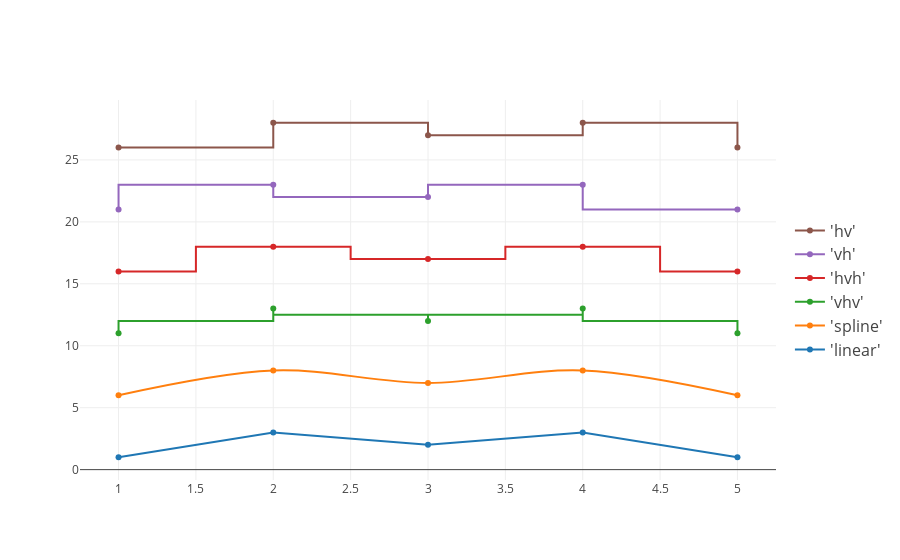

The cell this chart's notebook holds for it:
### Markdown cell above
# Interpolation with Line Plots

### Code cell
import plotly.plotly as py
import plotly.graph_objs as go

trace1 = go.Scatter(
    x=[1, 2, 3, 4, 5],
    y=[1, 3, 2, 3, 1],
    mode='lines+markers',
    name="'linear'",
    hoverinfo='name',
    line=dict(
        shape='linear'
    )
)
trace2 = go.Scatter(
    x=[1, 2, 3, 4, 5],
    y=[6, 8, 7, 8, 6],
    mode='lines+markers',
    name="'spline'",
    text=["tweak line smoothness<br>with 'smoothing' in line object"],
    hoverinfo='text+name',
    line=dict(
        shape='spline'
    )
)
trace3 = go.Scatter(
    x=[1, 2, 3, 4, 5],
    y=[11, 13, 12, 13, 11],
    mode='lines+markers',
    name="'vhv'",
    hoverinfo='name',
    line=dict(
        shape='vhv'
    )
)
trace4 = go.Scatter(
    x=[1, 2, 3, 4, 5],
    y=[16, 18, 17, 18, 16],
    mode='lines+markers',
    name="'hvh'",
    hoverinfo='name',
    line=dict(
        shape='hvh'
    )
)
trace5 = go.Scatter(
    x=[1, 2, 3, 4, 5],
    y=[21, 23, 22, 23, 21],
    mode='lines+markers',
    name="'vh'",
    hoverinfo='name',
    line=dict(
        shape='vh'
    )
)
trace6 = go.Scatter(
    x=[1, 2, 3, 4, 5],
    y=[26, 28, 27, 28, 26],
    mode='lines+markers',
    name="'hv'",
    hoverinfo='name',
    line=dict(
        shape='hv'
    )
)
data = [trace1, trace2, trace3, trace4, trace5, trace6]
layout = dict(
    legend=dict(
        y=0.5,
        traceorder='reversed',
        font=dict(
            size=16
        )
    )
)
fig = dict(data=data, layout=layout)
plotly.offline.iplot(fig, filename='line-shapes')

### Figure 1 — Plotly figure (JSON) as saved in the notebook; plotly's stock layout.template omitted (floating-point values rounded to 4 significant figures)
{"data": [{"hoverinfo": "name", "line": {"shape": "linear"}, "mode": "lines+markers", "name": "'linear'", "type": "scatter", "uid": "77277465-20fb-453a-8e48-46703785c021", "x": [1, 2, 3, 4, 5], "y": [1, 3, 2, 3, 1]}, {"hoverinfo": "text+name", "line": {"shape": "spline"}, "mode": "lines+markers", "name": "'spline'", "text": ["tweak line smoothness<br>with 'smoothing' in line object"], "type": "scatter", "uid": "2447ea10-39c0-4369-98fb-c7ba056117cd", "x": [1, 2, 3, 4, 5], "y": [6, 8, 7, 8, 6]}, {"hoverinfo": "name", "line": {"shape": "vhv"}, "mode": "lines+markers", "name": "'vhv'", "type": "scatter", "uid": "93d27953-fc16-4fb3-afda-62f1b7ca4ab1", "x": [1, 2, 3, 4, 5], "y": [11, 13, 12, 13, 11]}, {"hoverinfo": "name", "line": {"shape": "hvh"}, "mode": "lines+markers", "name": "'hvh'", "type": "scatter", "uid": "38fb56ab-d6d7-4872-b959-2e7fddb4cdc7", "x": [1, 2, 3, 4, 5], "y": [16, 18, 17, 18, 16]}, {"hoverinfo": "name", "line": {"shape": "vh"}, "mode": "lines+markers", "name": "'vh'", "type": "scatter", "uid": "f848f194-ca18-4255-9cd0-94ade1219c75", "x": [1, 2, 3, 4, 5], "y": [21, 23, 22, 23, 21]}, {"hoverinfo": "name", "line": {"shape": "hv"}, "mode": "lines+markers", "name": "'hv'", "type": "scatter", "uid": "bb1b9599-06f3-415e-94be-5f2b99caaafa", "x": [1, 2, 3, 4, 5], "y": [26, 28, 27, 28, 26]}], "layout": {"legend": {"font": {"size": 16}, "traceorder": "reversed", "y": 0.5}}}
